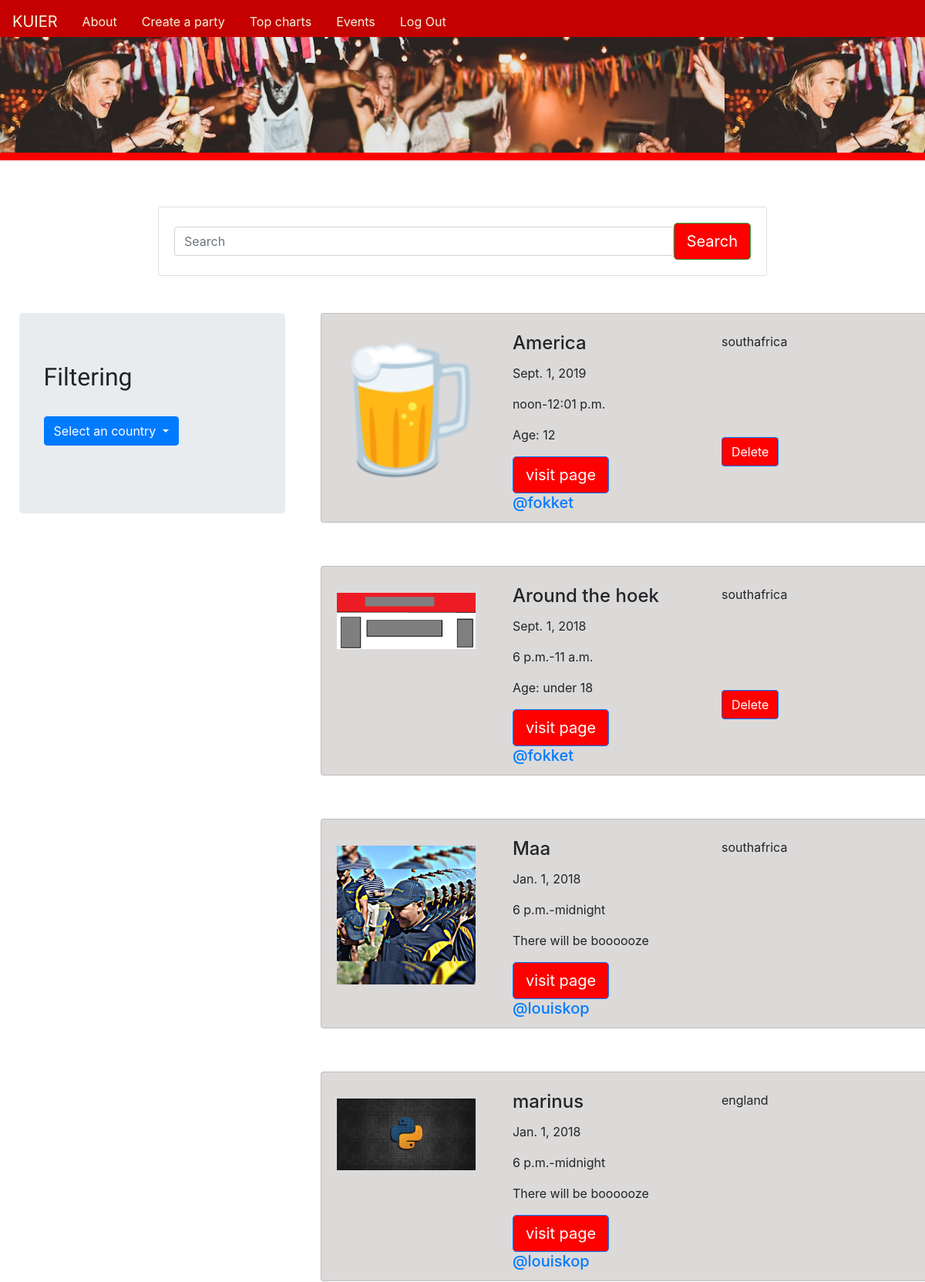
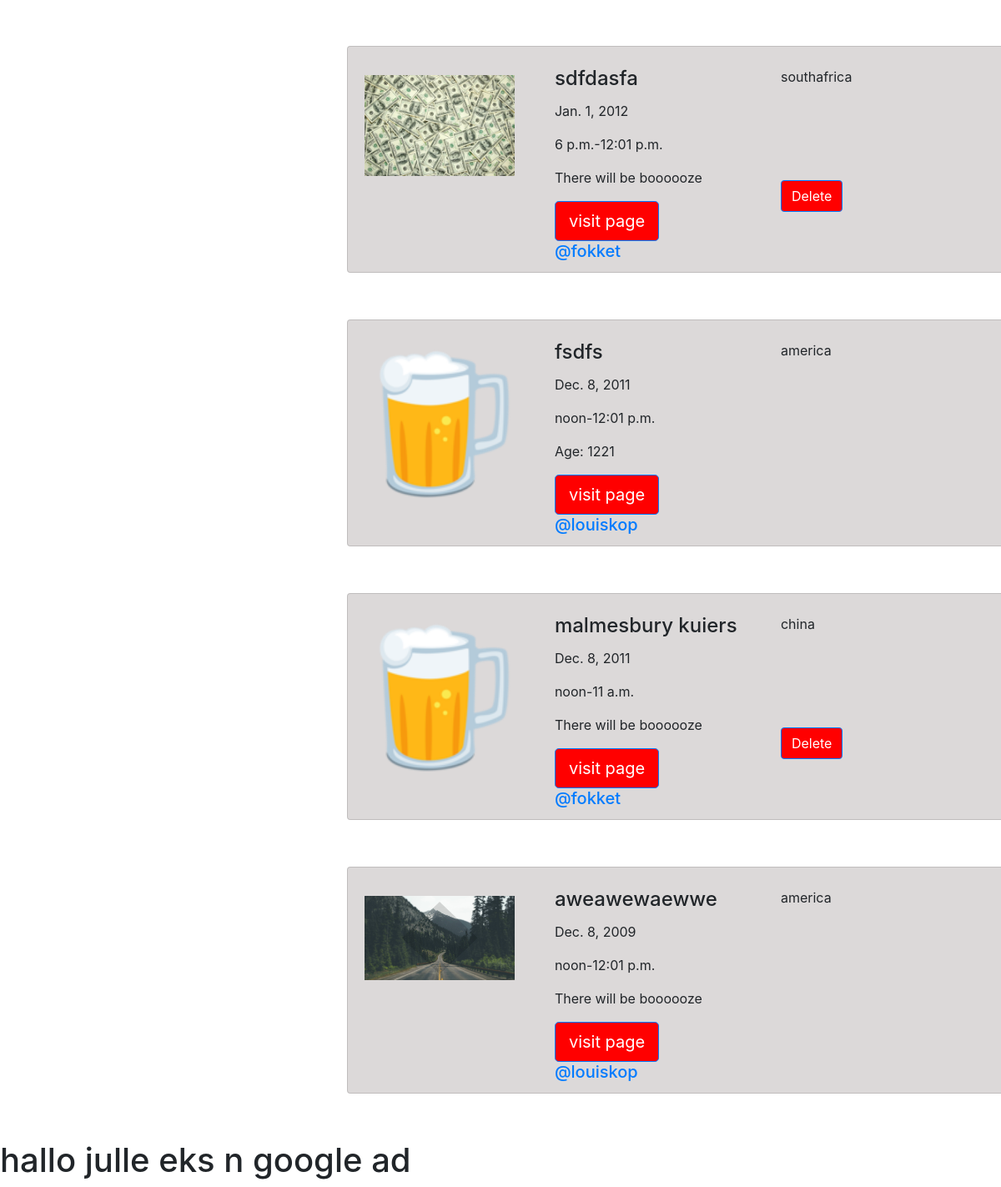
Screenshot of / (signed in) with the database file from the repository (2 pictures, top to bottom).
### party/models.py (models this page shows, shortened)
class Post(models.Model):
    user = models.ForeignKey(User,related_name='party',on_delete=models.CASCADE,default='1')
    title = models.CharField(max_length=30)
    date = models.DateField()
    time = models.TimeField()
    timeend = models.TimeField()
    age = models.CharField(max_length=30)
    color = models.CharField(max_length=30,choices=COUNTRY_CHOICES, default='america')
    drinks = models.BooleanField(default=False)
    image = models.ImageField(upload_to = 'imgs',default='none/none.png')
    location = models.CharField(max_length=30,default='no location specified')
    keyword = models.CharField(max_length=30,default='no keywords')

### party/views.py (the view, shortened to what this page needs)
# urls.py: path('',views.post_list, name='party'),
def post_list(request):
        polls = Post.objects.order_by('-date')
        search_term=''
        country_term=''
        if 'country' in request.GET:
            search_term = request.GET['country']
            polls = Post.objects.filter(color__icontains=search_term)
        if 'date' in request.GET:
            polls = Post.objects.order_by('-date')
        if 'num_votes' in request.GET:
            polls = Post.objects.annotate(Count('vote')).order_by('-vote__count')
        if 'search' in request.GET:
            search_term = request.GET['search']
            polls = Post.objects.filter(Q(keyword__icontains=search_term) | Q(title__icontains=search_term))
        get_dict_copy = request.GET.copy()
        params = get_dict_copy.pop('page', True) and get_dict_copy.urlencode()
        context = {'kuierlist': polls, 'params': params, 'search_term': search_term}
        return render(request, 'party/home.html', context)

### party/templates/party/home.html (shortened to what this page needs)
<!doctype html>
{% load static %}
<html lang="en">
  <head>
    <link rel="stylesheet" href="https://stackpath.bootstrapcdn.com/bootstrap/4.1.3/css/bootstrap.min.css">
    <link rel="stylesheet" href="{% static 'css/style.css' %}">
  </head>
  <body>
        <nav class="navbar sticky-top navbar-expand-lg navbar-light" style="background-color: #c50000;margin-bottom:0px;padding-bottom:0;" >
            <a class="navbar-brand" style="color: beige" href="{% url "party:party" %}">KUIER</a>
            <div class="collapse navbar-collapse" id="navbarNavAltMarkup">
                    {% if user.is_authenticated %}
                    <a class="nav-item nav-link active" style="color: beige" href="{% url "party:aboutpage" %}">About<span class="sr-only">(current)</span></a>
                    <a class="nav-item nav-link" style="color: beige" href="{% url "party:newparty" %}">Create a party</a>
                    <a class="nav-item nav-link" style="color: beige" href="#">Top charts</a>
                    <a class="nav-item nav-link" style="color: beige" href="#">Events</a>
                    <a class="nav-item nav-link navbar-right" style="color: beige" href="{% url "accounts:logout" %}">Log Out</a>
                    {% endif %}
            </div>
        </nav>
    {% block body_block %}
    <div id='backie' style='padding-top:5px;'>
        <div class='header'>
            <div class='header__text-box' id=headings>
                <h1 class='heading-primary'>
                    party central
                </h1>
                <h2 class='heading-secondary'>where parties come to life</h2>
            </div>
        </div>
    </div>
    <br>
    <br>
    <div class='backie2'>
            <div class="row justify-content-center" style="margin-top: 1%">
                    <div class="col-12 col-md-10 col-lg-8">
                        <form class="card card-sm">
                            <div class="card-body row no-gutters align-items-center">
                                <div class="col">
                                        <form class="form-inline">
                                                <input class="form-control mr-sm-2" type="search" placeholder="Search" aria-label="Search" name='search' value='{{request.GET.search}}'>
                                        </form>
                                </div>
                                <div class="col-auto">
                                    <button class="btn btn-lg btn-success" style='background-color: red' type="submit">Search</button>
                                </div>
                            </div>
                        </form>
                    </div>
            </div>
        <br>
        <br>
        <div class="row">
                <div class='col content-center' style="margin-left: 2%;margin-right:0;">
                        <div class=jumbotron>
                            <h2 id=headings>Filtering</h2>
                            <br>
                                <div class="dropdown">
                                    <button class="btn btn-primary dropdown-toggle" type="button" id="dropdownMenuButton" data-toggle="dropdown" aria-haspopup="true" aria-expanded="false">
                                    {% if request.GET.country %}
                                    {{ request.GET.country}}
                                    {% else %}
                                    Select an country
                                    {% endif %}
                                    </button>
                                </div>
                            <br>
                        </div>
                </div>
                <div class='col'>
                {% for party in kuierlist %}
                    <div class="card" style="transform: translateX(-4rem);background-color:rgba(207, 203, 203, 0.733);width:100vh;height:34vh;margin-left: 10%;margin-bottom:7%;">
                        <div class="row no-gutters">
                            <div class="col-auto">
                                <img src="{{ party.image.url }}" width="200" height="200" class="img-fluid" style='padding-top: 10%;padding-left: 10%;margin-top:7%;'>
                            </div>
                            <div class="col" style='margin-left:5%;margin-top:3%;'>
                                <div class="card-block px-2">
                                    <h4 class="card-title">{{ party.title }}</h4>
                                    <p class="card-text">{{ party.date }}</p>
                                    <p class="card-text">{{ party.time }}-{{ party.timeend }}</p>
                                    {% if party.drinks == True %}
                                    <p class="card-text">There will be boooooze</p>
                                    {% else %}
                                    <p class="card-text">Age: {{ party.age }}</p>
                                    {% endif %}
                                    <a href="{% url 'party:partydetail' pk=party.pk%}" class="btn btn-primary btn-lg" role='button' style="background-color: red;">visit page</a>
                                    <h5>
                                        <span class='username'>
                                            <a href="{% url 'party:for_user' username=party.user.username %}">@{{party.user.username}}</a>
                                        </span>
                                    </h5>
                                </div>
                            </div>
                            <div class='col' >
                                <div class='deleteandeditbutton'>
                                    {% if user.is_authenticated and party.user == user %}
                                    <a href="{% url 'party:delete' pk=party.pk%}" class="btn btn-primary btn-md" role='button'>Delete</a>
                                    {% endif %}
                                    <br>
                                    {{party.color}}
                                </div>
                            </div>
                        </div>
                    </div>
                {% endfor %}
                </div>
                <div class='col content-center'>
                    <h1>hallo julle eks n google ad</h1>
                </div>
        </div>
    </div>
    {% endblock %}
  </body>
</html>

### party/static/css/style.css (style rules this page uses)
#backie { background-image: url(../images/bgpic.jpg); background-repeat: repeat; margin-bottom: 0; border-bottom: solid 10px red; height:10rem; animation-name: smaller; animation-duration: .3s; animation-fill-mode: forwards; }
#headings { font-family: 'Questrial', sans-serif; }
.header__text-box { position: absolute; top: 40%; left: 50%; transform: translate(-50%,-50%); text-align: center; }
.heading-primary { color: white; letter-spacing: 1rem; }
.heading-secondary { color:white; }
.deleteandeditbutton a { background-color: red; position: absolute; transform:translateY(10rem); }

### rows the page displays
Post: image (placeholder picture), title "America", date "Sept. 1, 2019", time "noon", timeend "12:01 p.m.", age "12", user.username "fokket", shows "Delete", color "southafrica"
Post: image (picture), title "Around the hoek", date "Sept. 1, 2018", time "6 p.m.", timeend "11 a.m.", age "under 18", user.username "fokket", shows "Delete", color "southafrica"
Post: image (picture), title "Maa", date "Jan. 1, 2018", time "6 p.m.", timeend "midnight", drinks "There will be boooooze", user.username "louiskop", color "southafrica"
Post: image (picture), title "marinus", date "Jan. 1, 2018", time "6 p.m.", timeend "midnight", drinks "There will be boooooze", user.username "louiskop", color "england"
Post: image (picture), title "sdfdasfa", date "Jan. 1, 2012", time "6 p.m.", timeend "12:01 p.m.", drinks "There will be boooooze", user.username "fokket", shows "Delete", color "southafrica"
Post: image (placeholder picture), title "fsdfs", date "Dec. 8, 2011", time "noon", timeend "12:01 p.m.", age "1221", user.username "louiskop", color "america"
Post: image (placeholder picture), title "malmesbury kuiers", date "Dec. 8, 2011", time "noon", timeend "11 a.m.", drinks "There will be boooooze", user.username "fokket", shows "Delete", color "china"
Post: image (picture), title "aweawewaewwe", date "Dec. 8, 2009", time "noon", timeend "12:01 p.m.", drinks "There will be boooooze", user.username "louiskop", color "america"
